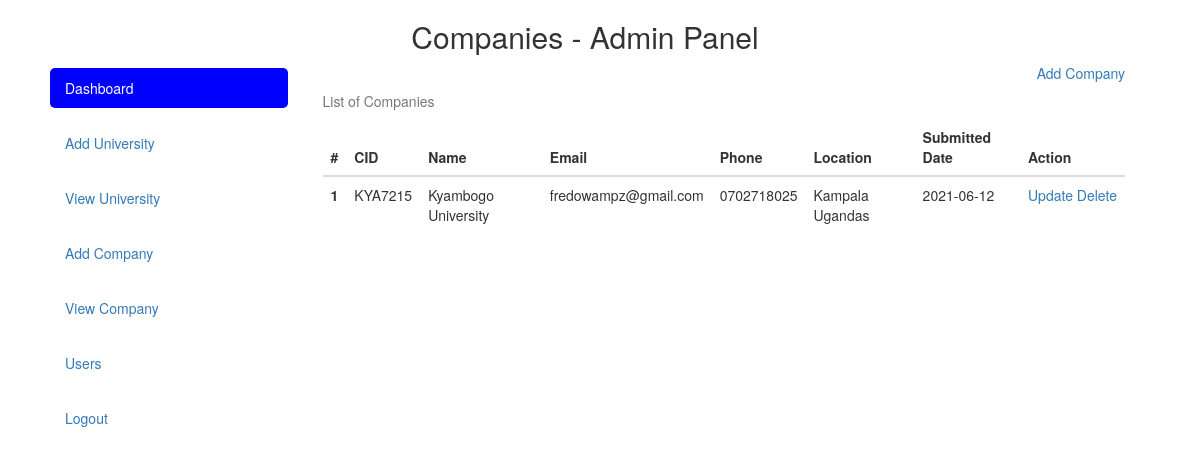
Page /admin/companies.php (signed in) on the committed database.
### tables this page shows
CREATE TABLE `company` (
  `id` int(11) NOT NULL,
  `CID` varchar(30) NOT NULL,
  `name` varchar(200) NOT NULL,
  `location` varchar(300) NOT NULL,
  `email` varchar(100) NOT NULL,
  `password` varchar(100) NOT NULL,
  `phone` varchar(15) NOT NULL,
  `logo` text NOT NULL,
  `submitteddate` varchar(30) NOT NULL,
  `updated` timestamp(6) NOT NULL DEFAULT CURRENT_TIMESTAMP(6),
  `deleted` int(11) NOT NULL DEFAULT '0',
  `deleteddate` varchar(30) NOT NULL
);

### admin/companies.php (the view, shortened to what this page needs)
<?php include 'comp/header.php'; ?>
      <div class="col-md-9">
        <?php
          include 'conn/conn.php';
         ?>
         <div class="text-right"><a href="add-company.php">Add Company</a></div>
        <div class="table-responsive">
          <table class="table">
            <caption>List of Companies</caption>
            <thead>
              <tr>
                <th scope="col">#</th>
                <th scope="col">CID</th>
                <th scope="col">Name</th>
                <th scope="col">Email</th>
                <th scope="col">Phone</th>
                <th scope="col">Location</th>
                <th scope="col">Submitted Date</th>
                <th scope="col">Action</th>
              </tr>
            </thead>
            <tbody>
              <?php
                $sql = "SELECT * FROM company WHERE deleted != 1";
                $result = $conn->query($sql);
                $i = 1;
                while ($row = $result->fetch_assoc()) {
              ?>
              <tr>
                <th scope="row"><?php echo $i; ?></th>
                <td><?php echo $row['CID']; ?></td>
                <td><?php echo $row['name']; ?></td>
                <td><?php echo $row['email']; ?></td>
                <td><?php echo $row['phone']; ?></td>
                <td><?php echo $row['location']; ?></td>
                <td><?php echo $row['submitteddate']; ?></td>
                <td><a href="company-edit.php?co=<?php echo $row['CID']; ?>" title="Update">Update</a>&nbsp;<a href="?del=<?php echo $row['CID']; ?>" title="Delete">Delete</a></td>
              </tr>
              <?php
                  $i++;
                }
               ?>
            </tbody>
          </table>
        </div>
      </div>
    </div>
  </div>
  </body>
</html>

### rows in the picture
company: CID "KYA7215", name "Kyambogo University", email "fredowampz@gmail.com", phone "0702718025", location "Kampala Ugandas", submitteddate "2021-06-12"

### other values in the picture
$title "Companies"
